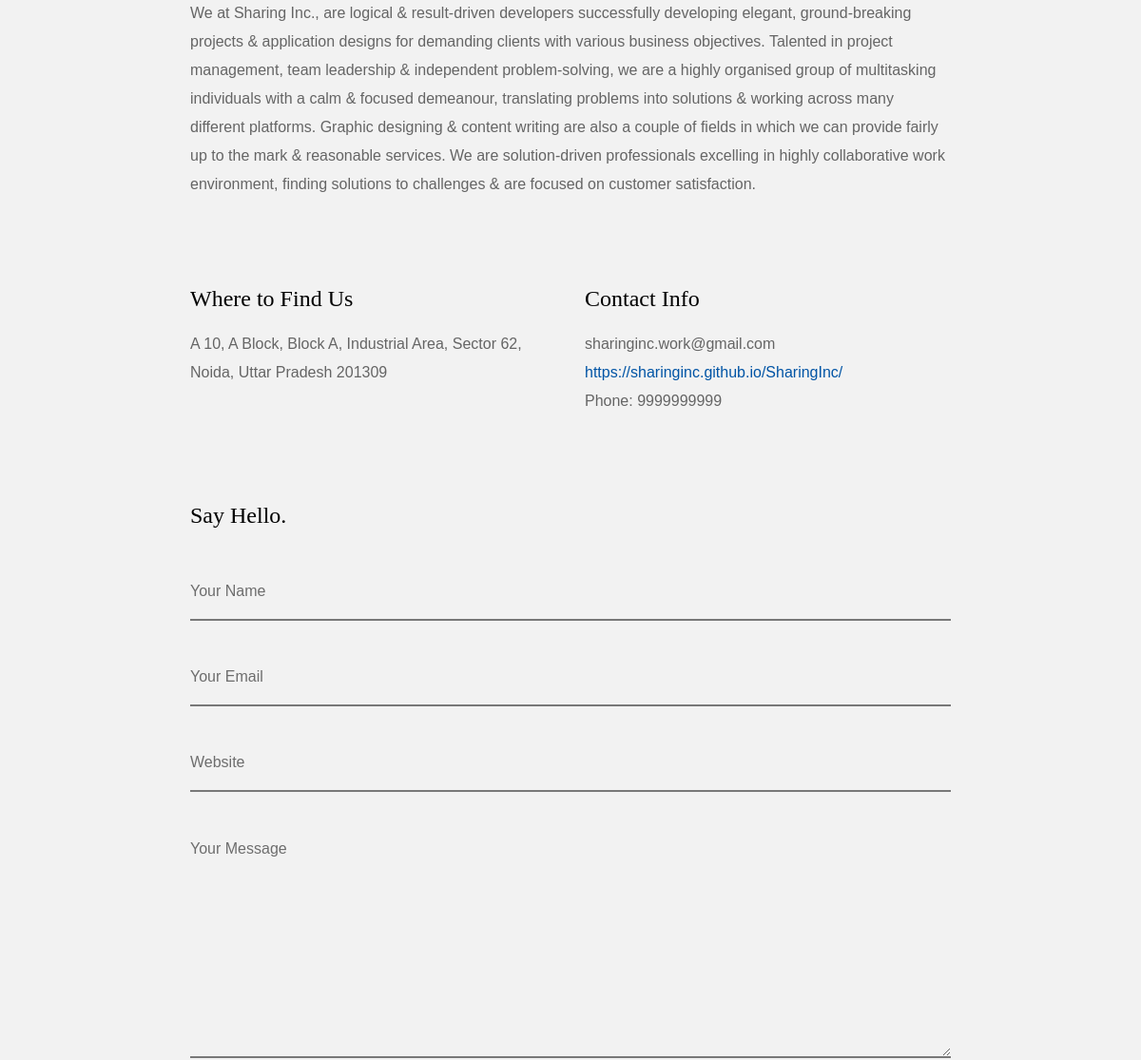
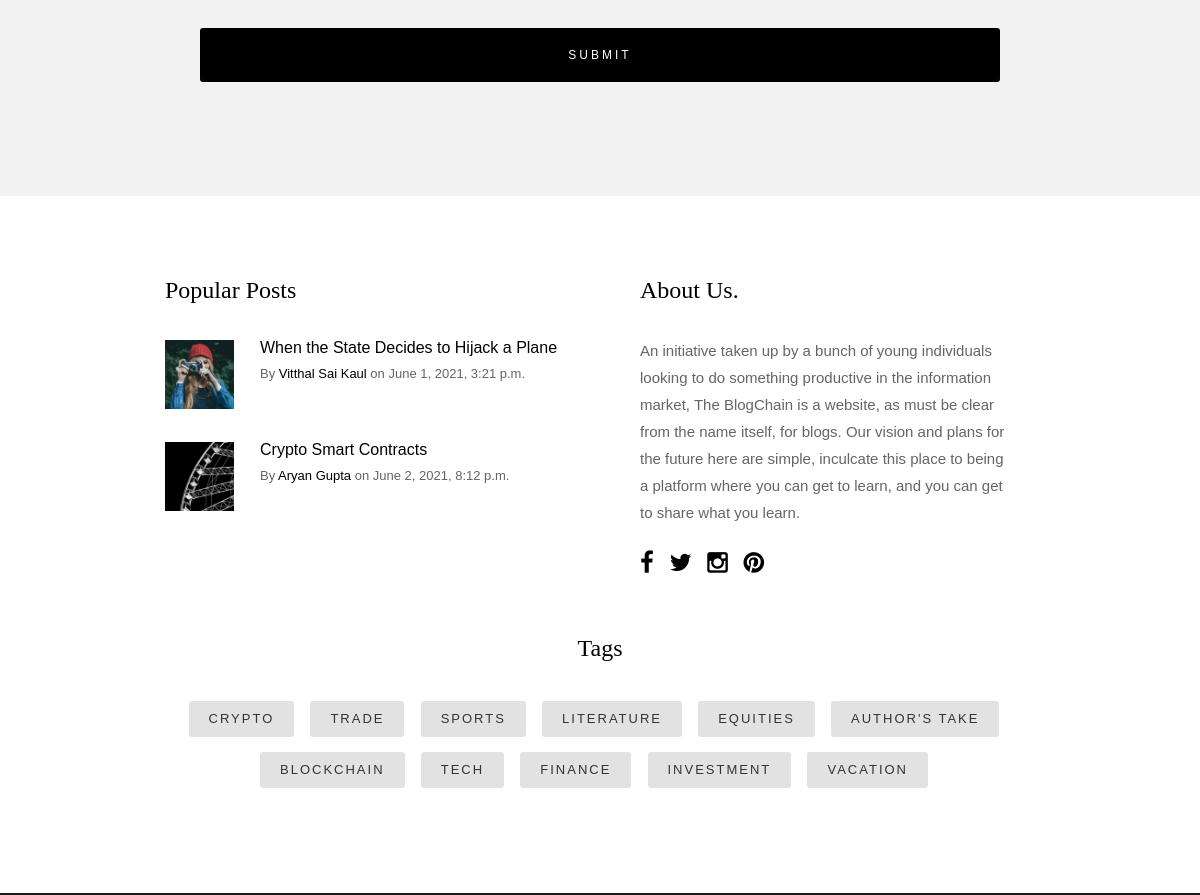
The app's page /contact/ (middle part), older data (2 pictures, top to bottom).
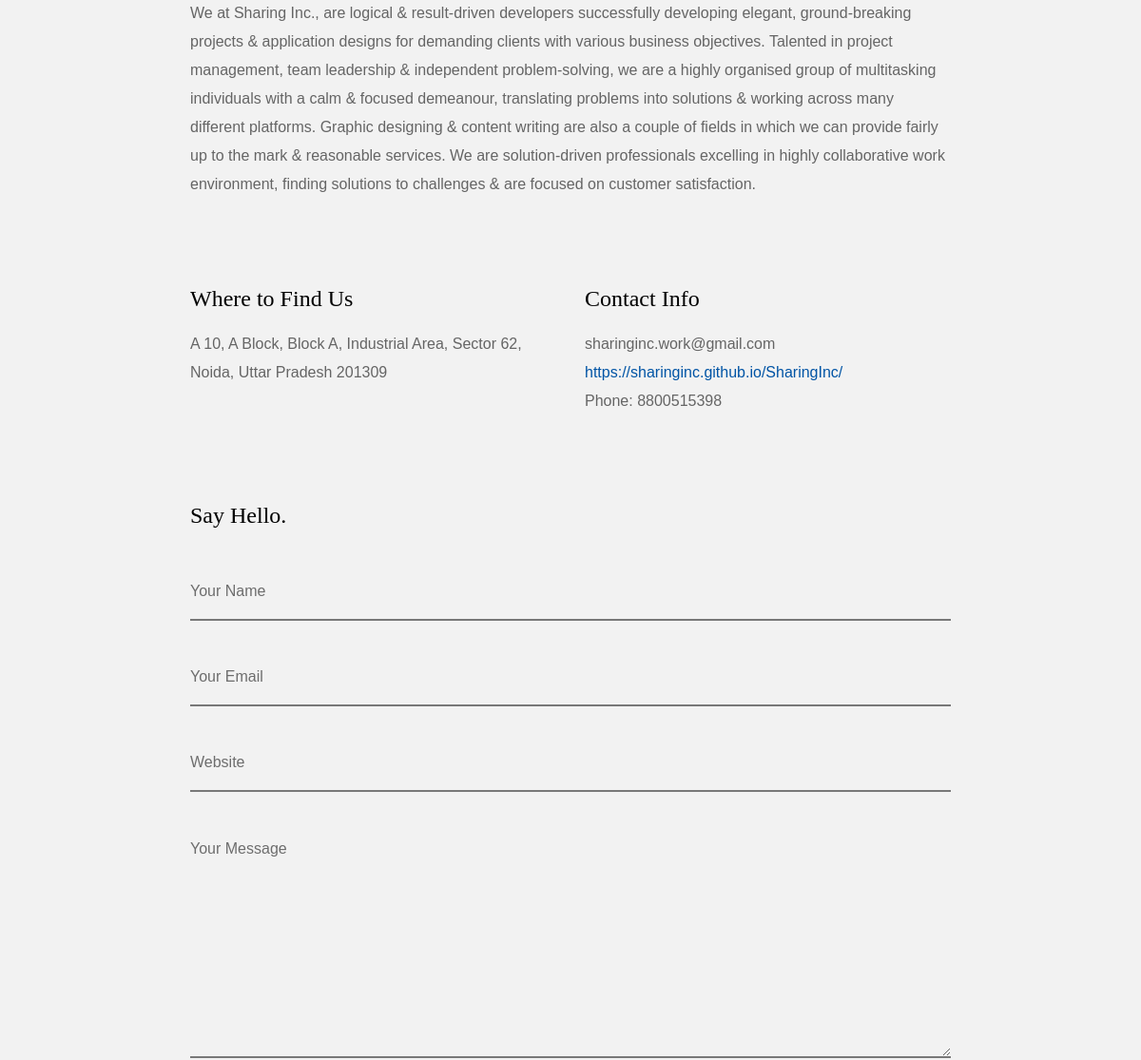
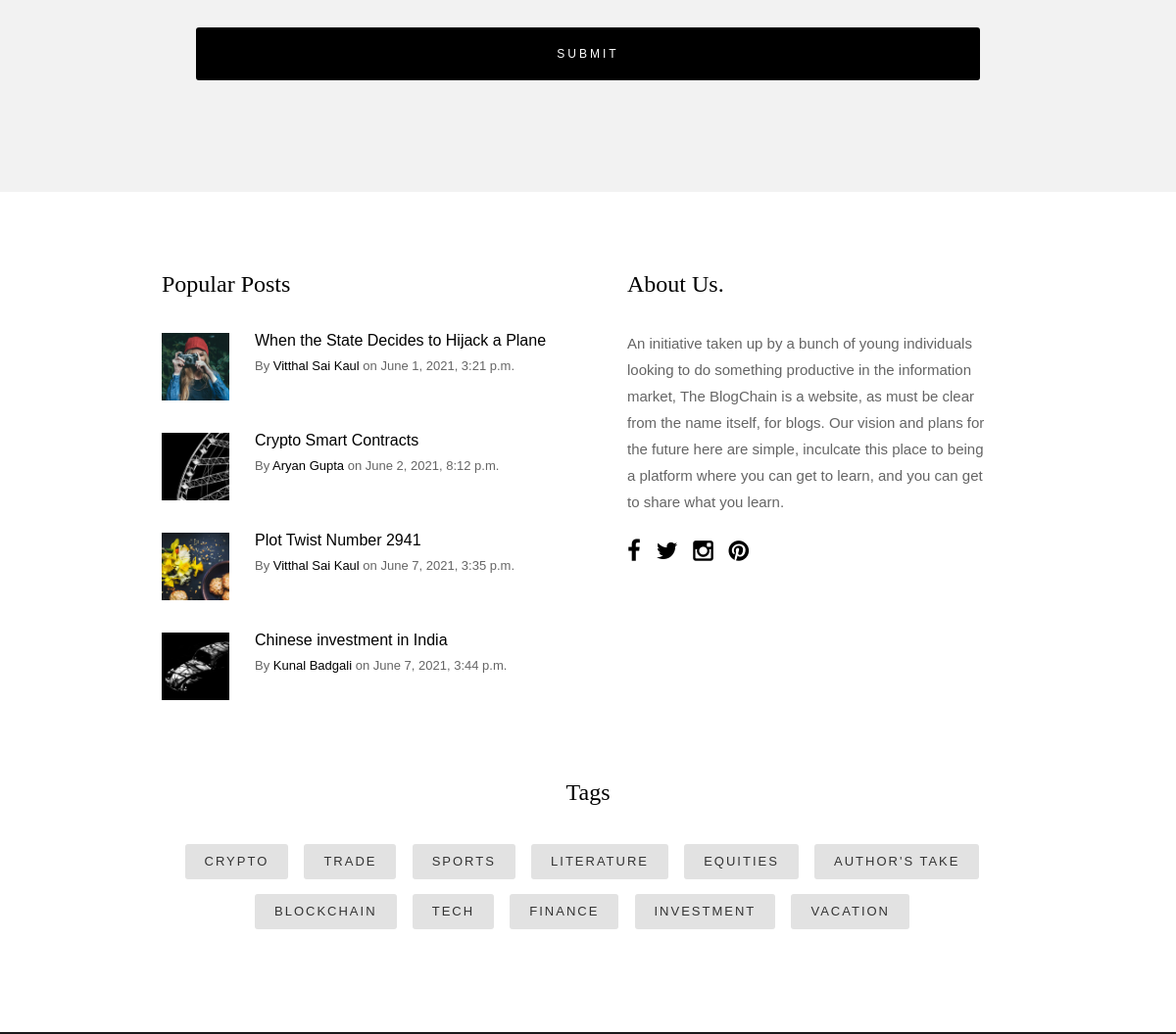
The same page, newer data (2 pictures, top to bottom).
### blog/models.py (models this page shows, shortened)
class Info(models.Model):
	name = models.CharField(max_length=100, default="SharingInc.")
	email = models.EmailField(default="sharinginc.work@gmail.com")
	website = models.CharField(max_length=200, default="https://sharinginc.github.io/SharingInc/")
	about_us = models.TextField(default="about us content.")
	phone = models.CharField(max_length=10, default="9999999999")
	address = models.CharField(max_length=400, default="address content.")

class Post(models.Model):
	id_num = models.CharField(max_length=3, default='000')
	tag = models.CharField(max_length=100, default='tag name')
	title = models.CharField(max_length=100)
	content = models.TextField(max_length=320)
	date_posted = models.DateTimeField(default=timezone.now)
	author = models.CharField(max_length=100, default=User)

### blog/views.py (the view, shortened to what this page needs)
# urls.py: path('contact/', blog_views.contact, name='contact'),
def contact(request):
	return render(request, 'blog/contact.html', context)

### blog/templates/blog/contact.html (shortened to what the changed rows need)
<!DOCTYPE html>
{% load static %}
<html class="no-js" lang="en">
<head>
    <link rel="stylesheet" href="{% static 'blog/css/base.css' %}">
    <link rel="stylesheet" href="{% static 'blog/css/vendor.css' %}">
    <link rel="stylesheet" href="{% static 'blog/css/main.css' %}">
</head>
<body id="top">
    <section class="s-content s-content--narrow">
        <div class="row">
            <div class="col-full s-content__main">
                <div class="row">
                    <div class="col-six tab-full">
                        <h3>Where to Find Us</h3>
                        {% for info in info %}
                        <p>
                        {{ info.address }}
                        </p>
                        {% endfor %}
                    </div>
                    <div class="col-six tab-full">
                        <h3>Contact Info</h3>
                        {% for info in info %}
                        <p>{{ info.email }}<br>
                        <a href="https://sharinginc.github.io/SharingInc/">{{ info.website }}</a> <br>
                        Phone: {{ info.phone }}
                        </p>
                        {% endfor %}
                    </div>
                </div>
            </div>
        </div>
    </section>
    <section class="s-extra">
        <div class="row top">
            <div class="col-eight md-six tab-full popular">
                <div class="block-1-2 block-m-full popular__posts">
                    {% for post in posts %}
                    {% if post.id_num == '001' %}
                    <article class="col-block popular__post">
                        <a href="/audio" class="popular__thumb">
                            <img src="{% static 'blog/images/thumbs/small/wheel-150.jpg' %}" alt="">
                        </a>
                        <h5><a href="#0">{{ post.title }}</a></h5>
                        <section class="popular__meta">
                                <span class="popular__author"><span>By</span> <a href="#0">{{ post.author }}</a></span>
                            <span class="popular__date"><span>on</span> <time datetime="2017-12-19">{{ post.date_posted }}</time></span>
                        </section>
                    </article>
                    {% endif %}
                    {% if post.id_num == '002' %}
                    <article class="col-block popular__post">
                        <a href="/gallery" class="popular__thumb">
                            <img src="{% static 'blog/images/thumbs/small/shutterbug-150.jpg' %}" alt="">
                        </a>
                       <h5><a href="#0">{{ post.title }}</a></h5>
                        <section class="popular__meta">
                                <span class="popular__author"><span>By</span> <a href="#0">{{ post.author }}</a></span>
                            <span class="popular__date"><span>on</span> <time datetime="2017-12-19">{{ post.date_posted }}</time></span>
                        </section>
                    </article>
                    {% endif %}
                    {% if post.id_num == '003' %}
                    <article class="col-block popular__post">
                        <a href="/standard" class="popular__thumb">
                            <img src="{% static 'blog/images/thumbs/small/cookies-150.jpg' %}" alt="">
                        </a>
                        <h5><a href="#0">{{ post.title }}</a></h5>
                        <section class="popular__meta">
                                <span class="popular__author"><span>By</span> <a href="#0">{{ post.author }}</a></span>
                            <span class="popular__date"><span>on</span> <time datetime="2017-12-19">{{ post.date_posted }}</time></span>
                        </section>
                    </article>
                    {% endif %}
                    {% if post.id_num == '004' %}
                    <article class="col-block popular__post">
                        <a href="#0" class="popular__thumb">
                             <img src="{% static 'blog/images/thumbs/small/beetle-150.jpg' %}" alt="">
                        </a>
                        <h5><a href="/video">{{ post.title }}</a></h5>
                        <section class="popular__meta">
                                <span class="popular__author"><span>By</span> <a href="#0">{{ post.author }}</a></span>
                            <span class="popular__date"><span>on</span> <time datetime="2017-12-19">{{ post.date_posted }}</time></span>
                        </section>
                    </article>
                    {% endif %}
                    {% endfor %}
                </div>
            </div>
            <div class="col-four md-six tab-full about">
                <h3>About Us.</h3>
                <p>
                {% for info in info %}
                {{ info.about_us }}
                {% endfor %}
                </p>
                <ul class="about__social">
                    <li>
                    </li>
                    <li>
                    </li>
                    <li>
                    </li>
                    <li>
                    </li>
                </ul>
            </div>
        </div>
    </section>
</body>
</html>

Row changes from the older to the newer data that the page shows:
changed Info "A 10, A Block, Block A, Industrial Area, Sector 62, Noida, Uttar Pradesh 201309": phone "9999999999" → "8800515398"
added Post: title "Plot Twist Number 2941", author "Vitthal Sai Kaul", date_posted "June 7, 2021, 3:35 p.m."
added Post: title "Chinese investment in India", author "Kunal Badgali", date_posted "June 7, 2021, 3:44 p.m."
